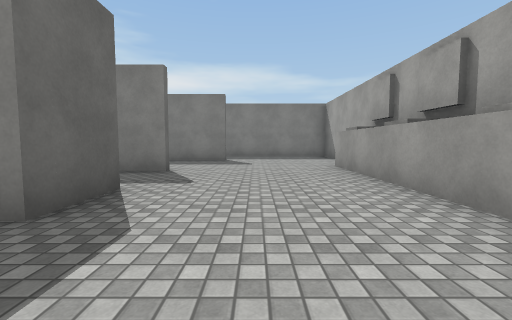
view 1 (above)

24 first-person views from a walk through a Unity game level. The camera is 1.2 m above the floor, tilts 4° down and sees 90° across. Doors are open. The floor is counted in squares, 2 m on a side. Each view is taken from the middle of a square. On the plan, view 1 faces up. The plan holds only what a view shows up to about 9 squares ahead; the rest is blank. The player is left out. Surface patterns are stand-ins for the level's own textures.

view 2
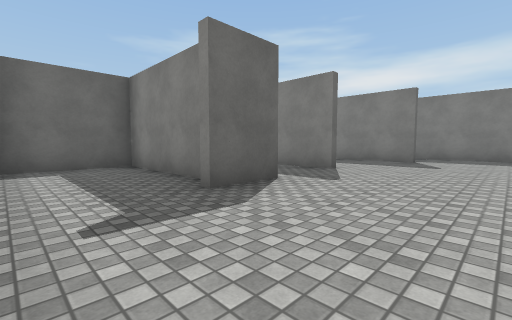

view 3
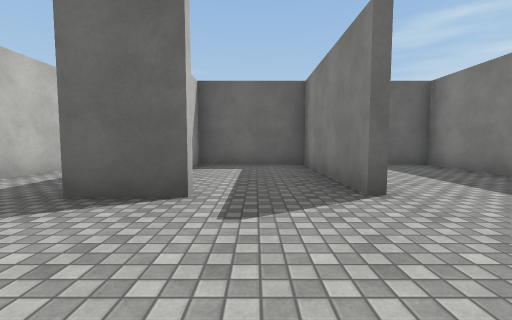

view 4
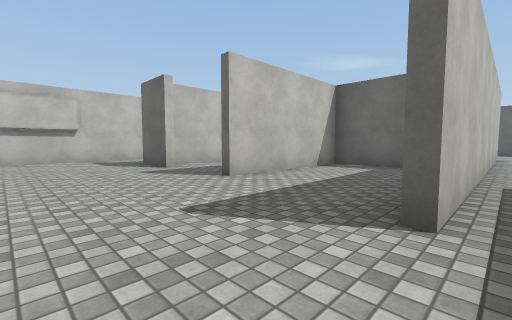

view 5
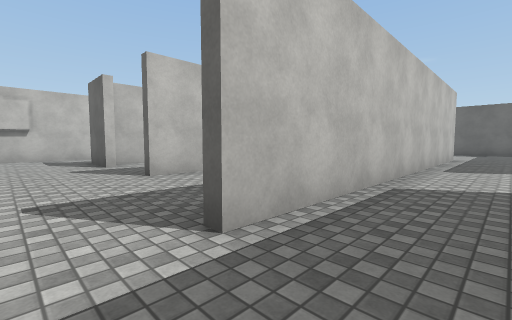

view 6
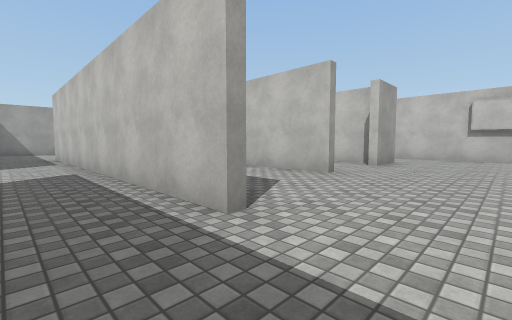

view 7
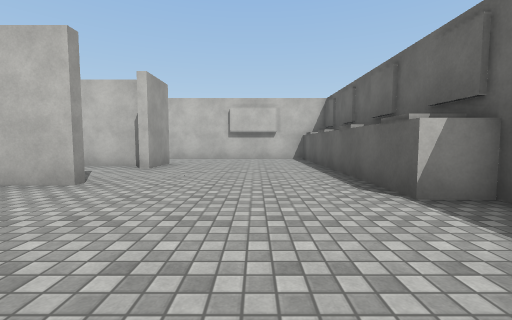

view 8
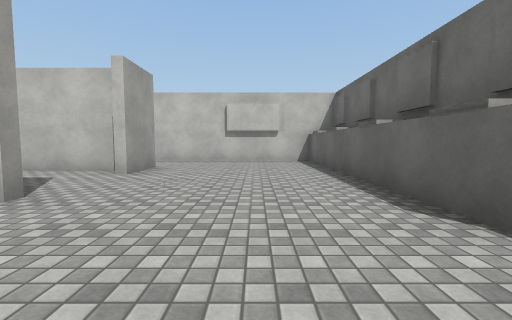

view 9
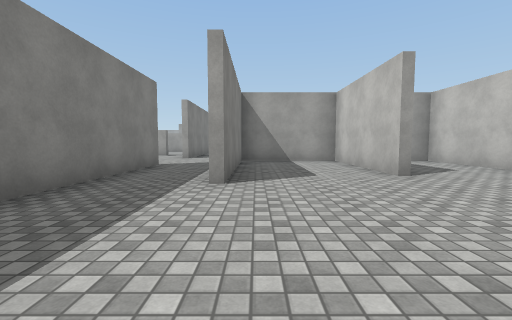

view 10
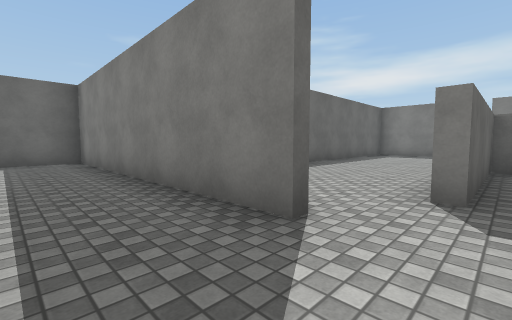

view 11
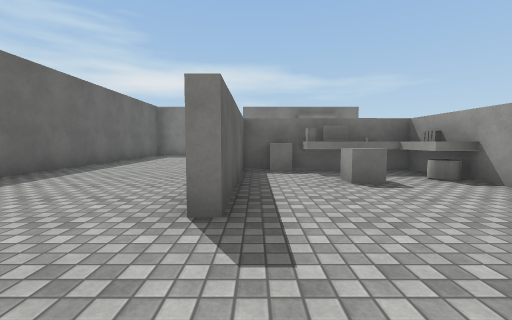

view 12
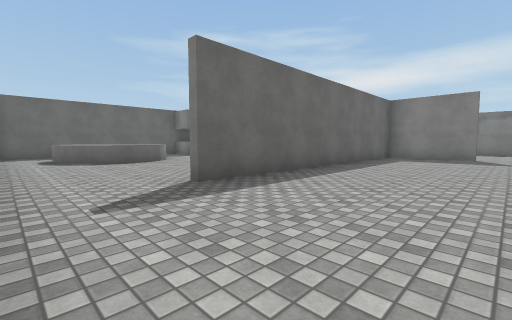

view 13
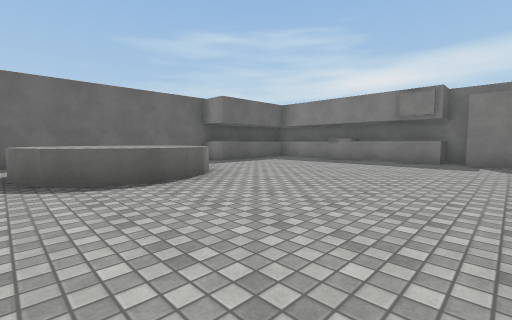

view 14
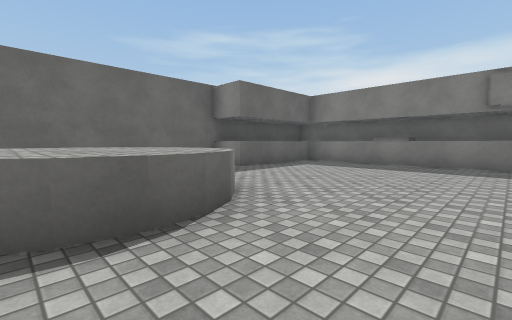

view 15
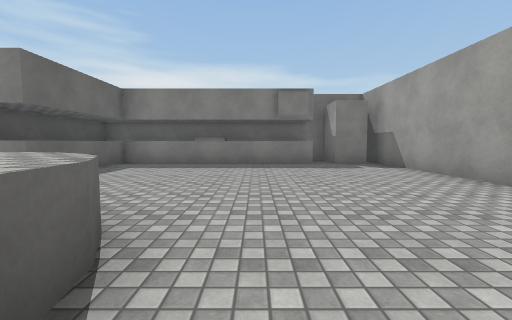

view 16
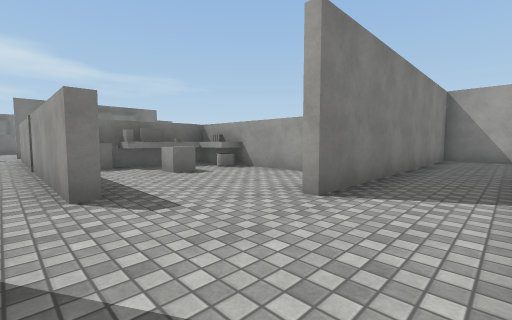

view 17
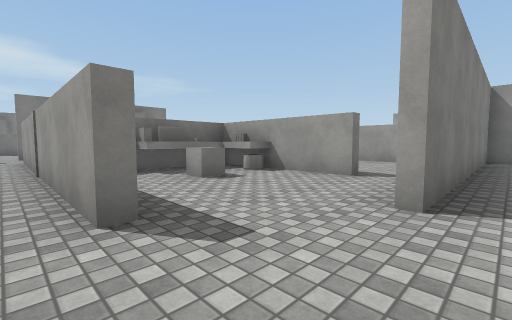

view 18
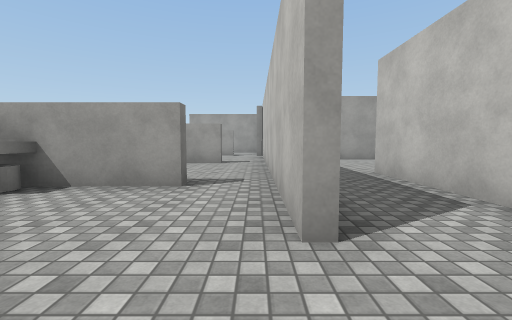

view 19
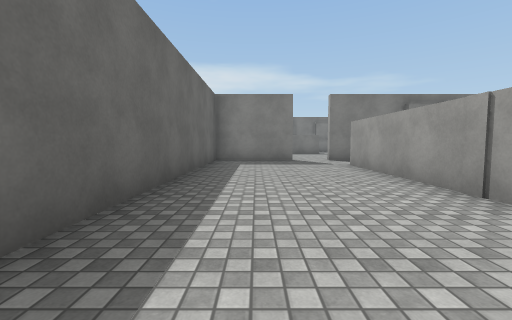

view 20
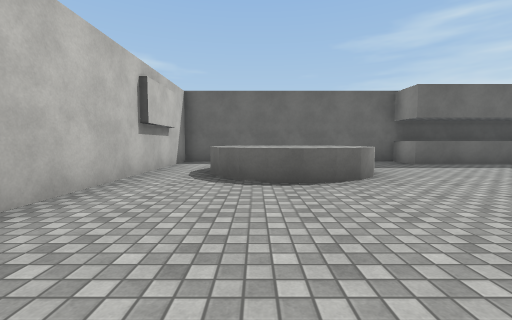

view 21
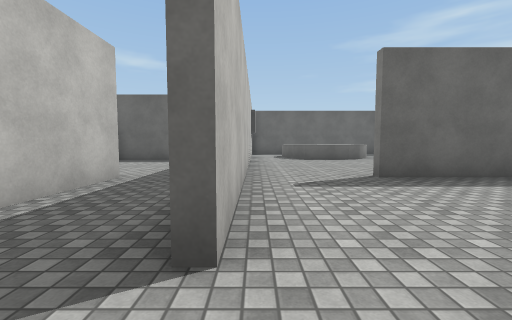

view 22
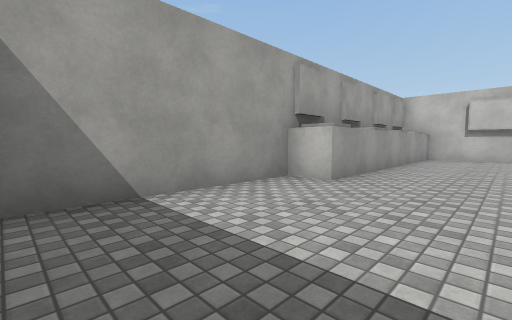

view 23
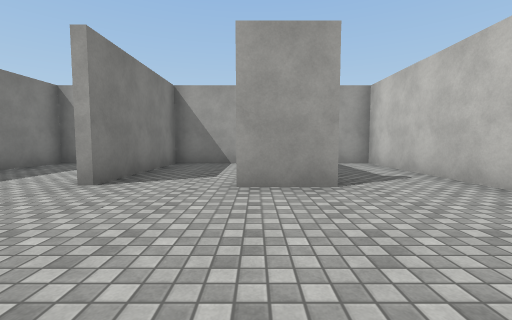

view 24
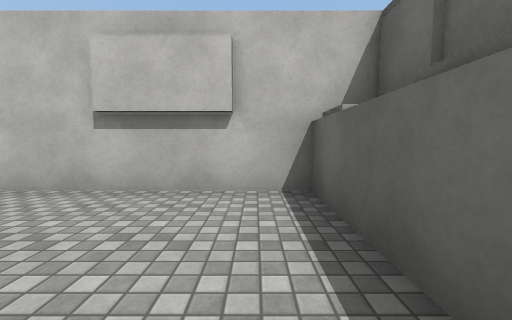

### Floor plan
Key: @ floor where view 1 was taken; # wall or solid block; x gap in a wall; . floor; D open door; ^ raised ledge; C cube; B block; Y cylinder; O other object.
Columns run from 19 left of view 1 to 3 right of it. Each row starts with its distance up from view 1.
 23            ..
 22 ########## ..
 21 #^^BB^^.B###.#
 20 #^......B#...
 19 #^.......#...#
 18 #^.......#...#
 17 #........#...
 16 #........#...###
 15 #.^^.....#...BBOO
 14 #^^^^....#...#.CY   #
 13 #^^^^........#.. #..#
 12 #.^^.............x..##.
 11 ############...########
 10     #.................#
  9     #.................#
  8     #....DD######D#...#
  7     #........#........#
  6     #C...DD..#...D...##
  5     ##...DD######D...#
  4      #.......#.......#
  3      #....#..#...#...#
  2      C....########...#
  1      C.......#.......#
  0      #...DD..#...D.@.#
 -1      #################

Positions as (right, up) in squares from view 1, and headings:
1: (0, 0), facing up
2: (1, 0), facing up-left
3: (1, 4), facing left
4: (1, 9), facing down-left
5: (0, 10), facing down-left
6: (-12, 10), facing down-right
7: (-12, 9), facing down
8: (-12, 8), facing down
9: (-14, 8), facing right
10: (-6, 9), facing up-left
11: (-6, 10), facing up
12: (-7, 11), facing up-left
13: (-11, 12), facing up-left
14: (-13, 13), facing up-left
15: (-14, 13), facing up
16: (-7, 9), facing up-right
17: (-7, 10), facing up-right
18: (-6, 11), facing right
19: (-9, 13), facing up
20: (-11, 13), facing left
21: (-6, 11), facing left
22: (0, 10), facing down-right
23: (-13, 3), facing right
24: (-13, 3), facing down
